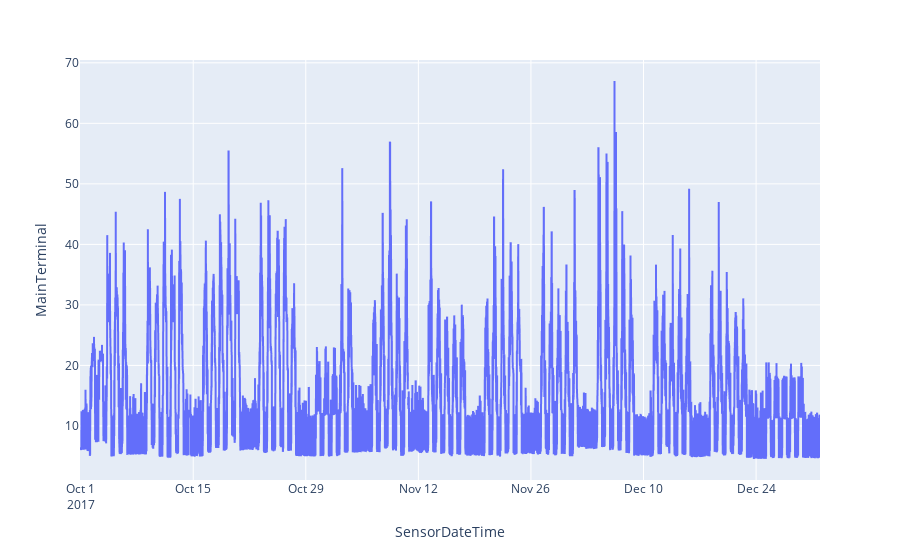

Source (notebook cell):
### Code cell
px.line(df.sample(10000, random_state=42).sort_values('SensorDateTime'), x='SensorDateTime', y='MainTerminal')

### Figure 1 — Plotly figure (JSON) as saved in the notebook; plotly's stock layout.template omitted (floating-point values rounded to 4 significant figures; data arrays with more than 128 entries replaced by an {"elided": "..."} marker saying what was removed)
{"data": [{"hovertemplate": "SensorDateTime=%{x}<br>MainTerminal=%{y}<extra></extra>", "legendgroup": "", "line": {"color": "#636efa", "dash": "solid"}, "marker": {"symbol": "circle"}, "mode": "lines", "name": "", "showlegend": false, "type": "scattergl", "x": {"elided": "10000 str values"}, "xaxis": "x", "y": {"elided": "10000 float values"}, "yaxis": "y"}], "layout": {"autosize": true, "legend": {"tracegroupgap": 0}, "margin": {"t": 60}, "xaxis": {"anchor": "y", "autorange": true, "domain": [0, 1], "range": ["2017-09-30 22:06", "2017-12-31 22:42:30"], "title": {"text": "SensorDateTime"}, "type": "date"}, "yaxis": {"anchor": "x", "autorange": true, "domain": [0, 1], "range": [1.068, 70.47], "title": {"text": "MainTerminal"}, "type": "linear"}}}
